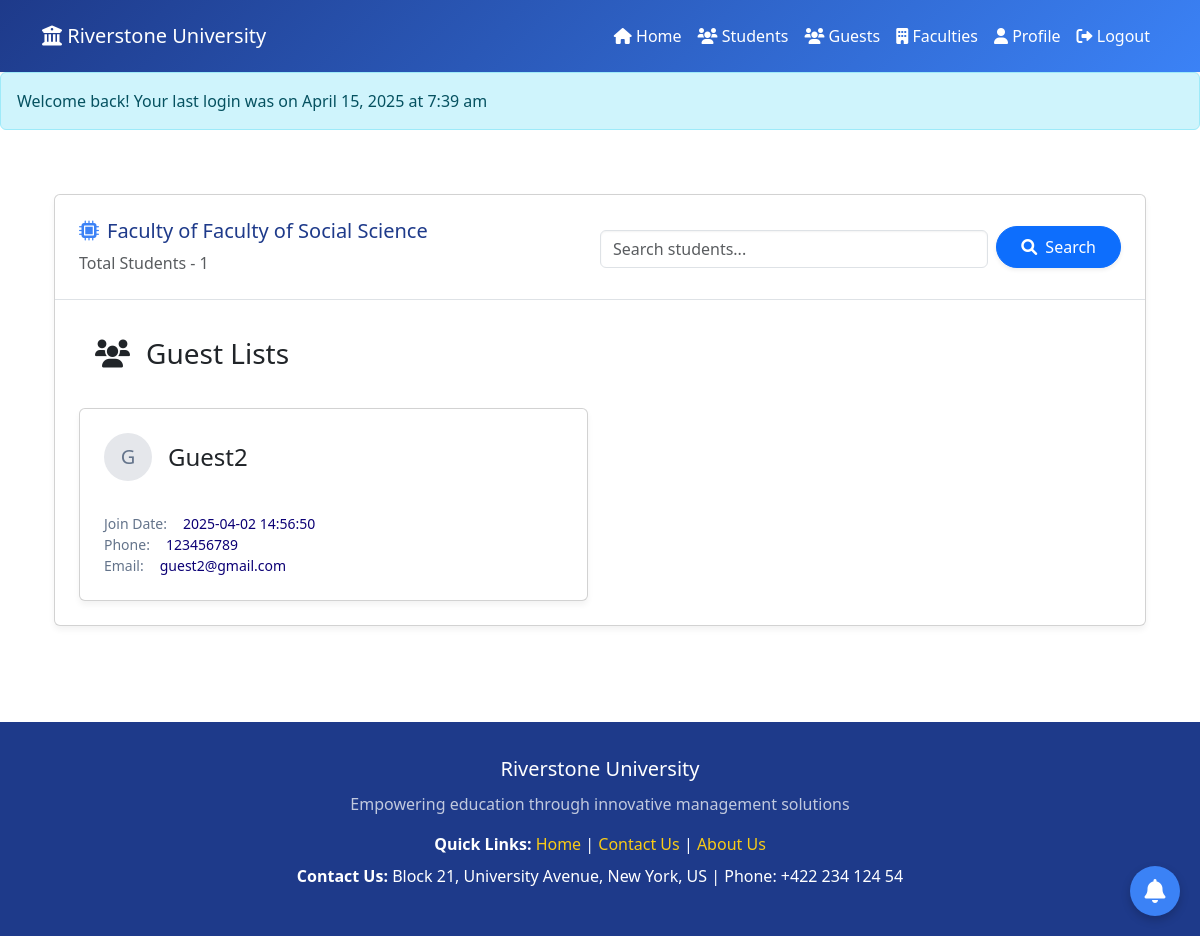
The app's page /src/Coordinator/design/Guest_Lists.php (signed in) with its own data.
### tables this page shows
CREATE TABLE `faculties` (
  `id` int(11) NOT NULL,
  `faculty_name` varchar(50) NOT NULL,
  `created_at` timestamp NOT NULL DEFAULT current_timestamp()
);

CREATE TABLE `users` (
  `id` int(11) NOT NULL,
  `name` varchar(50) NOT NULL,
  `email` varchar(50) NOT NULL,
  `address` varchar(50) DEFAULT NULL,
  `phone` varchar(50) DEFAULT NULL,
  `password` varchar(255) NOT NULL,
  `faculty_id` int(11) DEFAULT NULL,
  `created_at` timestamp NOT NULL DEFAULT current_timestamp(),
  `updated_at` timestamp NULL DEFAULT NULL,
  `last_login` timestamp NULL DEFAULT NULL
);

### _classes/Libs/Database/MySQL.php (called while the page is built, shortened)
<?php
class MySQL{
    private $dbhost;
    private $dbuser;
    private $dbpass;
    private $dbname;
    public function __construct(
        $dbhost="localhost",
        $dbuser="root",
        $dbpass="",
        $dbname="ewsd")
    {
        $this->dbhost=$dbhost;
        $this->dbuser=$dbuser;
        $this->dbpass=$dbpass;
        $this->dbname=$dbname;
    }
    public function connect(){
        try{
            $this->db=new PDO("mysql:dbhost=$this->dbhost;
            dbname=$this->dbname",
            $this->dbuser,
            $this->dbpass,
            [
                PDO::ATTR_ERRMODE => PDO::ERRMODE_EXCEPTION,
                PDO::ATTR_DEFAULT_FETCH_MODE => PDO::FETCH_OBJ,
            ]
            );
            return $this->db;
        }catch(PDOException $e){
            echo $e->getMessage();
            exit();
        }
    }
}

### _classes/Helpers/Auth.php (called while the page is built, shortened)
<?php
class Auth{
    static function check(){
        if(isset($_SESSION['user'])){
            return $_SESSION['user'];
        }
    }
}

### _classes/Libs/Database/ArticleTable.php (called while the page is built, shortened)
<?php
class ArticleTable
{
    private $db;
    public function __construct(MySQL $mysql)
    {
        $this->db = $mysql->connect();
    }
    public function getfacultyname($faculty_id)
    {
        try {
            $statement = $this->db->prepare(
                "SELECT faculty_name FROM faculties WHERE id = :faculty_id"
            );
            $statement->execute(['faculty_id' => $faculty_id]);
            return $statement->fetchColumn();
        } catch (PDOException $e) {
            echo "Error:" . $e->getMessage();
            exit();
        }
    }
}

### _classes/Libs/Database/UsersTable.php (called while the page is built, shortened)
<?php
class UsersTable
{
    private $db;
    public function __construct(MySQL $mysql)
    {
        $this->db = $mysql->connect();
    }
    public function getGuestRolesByFaculty($faculty_id)
    {
        try {
            $statement = $this->db->prepare("
                SELECT u. * , r.role_name
                FROM users u
                JOIN role_user ru ON u.id = ru.user_id
                JOIN roles r ON ru.role_id = r.id
                WHERE u.faculty_id = :faculty_id AND r.role_name = 'Guest'
            ");
            $statement->execute(['faculty_id' => $faculty_id]);
            return $statement->fetchAll(PDO::FETCH_ASSOC);
        } catch (PDOException $e) {
            echo "Error: " . $e->getMessage();
            exit();
        }
    }
}

### src/Coordinator/design/Guest_Lists.php (the view, shortened to what this page needs)
<?php
$auth = Auth::check();
$faculty_id = $auth->faculty_id;
$table = new UsersTable(new MySQL);
$articleTable = new ArticleTable(new MySQL);
$facultyname = $articleTable->getfacultyname($faculty_id);
$guests = $table->getGuestRolesByFaculty($faculty_id);
?>
<!DOCTYPE html>
<html lang="en">
<head>
    <link href="https://cdn.jsdelivr.net/npm/bootstrap@5.3.0/dist/css/bootstrap.min.css" rel="stylesheet">
    <link rel="stylesheet" href="https://cdnjs.cloudflare.com/ajax/libs/font-awesome/6.0.0/css/all.min.css">
</head>
<body>
    <?php include "headermc.php"; ?>
    <main class="container mx-auto px-4 py-5">
        <div class="card">
            <div class="p-4 border-bottom border-gray-200 d-flex justify-content-between align-items-center flex-wrap">
                <div>
                    <h2 class="faculty-header d-flex align-items-center">
                        <i class="fa-solid fa-microchip faculty-icon"></i>
                        Faculty of <?= $facultyname ?>
                    </h2>
                    <div class="mt-2 text-sm text-muted">
                        <span>Total Students - <?php echo count($guests); ?></span>
                    </div>
                </div>
                <div class="mt-3 mt-md-0 col-md-6 d-flex align-items-end">
                    <input type="text" id="search" class="form-control search-input me-2" placeholder="Search students...">
                    <button class="btn btn-primary px-4 py-2 rounded-pill shadow-sm d-flex align-items-center">
                        <i class="fas fa-search me-2"></i> Search
                    </button>
                </div>
            </div>
            <div class="p-4">
                <h3 class="text-lg font-medium text-gray-900 mb-4"><i class="fa-solid fa-users p-3"></i>Guest Lists</h3>
                <div class="row row-cols-1 row-cols-sm-2 row-cols-lg-2 g-4">
                    <?php foreach ($guests as $guest) : ?>
                    <div class="col">
                        <div class="card p-4">
                            <div class="d-flex align-items-center mb-3">
                                <div class="student-icon me-3">
                                    <?php echo substr($guest['name'], 0, 1); ?>
                                </div>
                                <h4 class="text-lg font-medium text-gray-900 mb-0"><?php echo $guest['name']; ?></h4>
                            </div>
                            <div class="mt-3 space-y-3">
                                <div class="detail-row">
                                    <span class="detail-label">Join Date:</span>
                                    <span class="detail-value"><?php echo $guest['created_at']; ?></span>
                                </div>
                                <div class="detail-row">
                                    <span class="detail-label">Phone:</span>
                                    <span class="detail-value"><?php echo $guest['phone']; ?></span>
                                </div>
                                <div class="detail-row">
                                    <span class="detail-label">Email:</span>
                                    <span class="detail-value"><?php echo $guest['email']; ?></span>
                                </div>
                            </div>
                        </div>
                    </div>
                    <?php endforeach ?>
                </div>
            </div>
        </div>
    </main>
    <button class="btn-notification" data-bs-toggle="modal" data-bs-target="#notificationModal">
        <i class="fas fa-bell"></i>
    </button>
    <?php include "notifications.php"; ?>
    <?php include "footer.php"; ?>
</body>
</html>

### src/Coordinator/design/Guest_Lists.php (style rules this page uses)
:root { --primary-dark: #1e3a8a; --primary-light: #3b82f6; --accent: #facc15; --light-bg: #f8fafc; --card-bg: #ffffff; --text-muted: #64748b; --contributors-color: rgb(12, 0, 117); }
body { background-color: var(--light-bg); font-family: 'Segoe UI', Tahoma, Geneva, Verdana, sans-serif; }
.container { max-width: 1200px; }
.faculty-header { color: var(--primary-dark); font-size: 1.25rem; font-weight: 500; }
.card { background: var(--card-bg); border: 1px solid #e5e7eb; border-radius: 12px; box-shadow: 0 4px 6px rgba(0, 0, 0, 0.05); transition: transform 0.3s ease, box-shadow 0.3s ease; }
.search-input { border: 1px solid #ced4da; border-radius: 0.375rem; box-shadow: inset 0 1px 2px rgba(0, 0, 0, 0.05); transition: border-color 0.3s ease, box-shadow 0.3s ease; }
.detail-label { color: var(--text-muted); font-size: 0.875rem; }
.detail-value { color: var(--contributors-color); font-size: 0.875rem; font-weight: 500; margin-left: 0.5rem; }
.faculty-icon { color: var(--primary-light); margin-right: 0.5rem; }
.detail-row { display: flex; align-items: center; gap: 0.5rem; }
.student-icon { width: 3rem; height: 3rem; background-color: #e5e7eb; border-radius: 50%; display: flex; align-items: center; justify-content: center; font-size: 1.25rem; color: var(--text-muted); }
.btn-notification { position: fixed; bottom: 20px; right: 20px; background-color: var(--primary-light); border: none; border-radius: 50%; width: 50px; height: 50px; font-size: 1.5rem; color: white; display: flex; align-items: center; justify-content: center; box-shadow: 0 4px 10px rgba(0, 0, 0, 0.2); transition: all 0.3s ease; z-index: 1000; }

### src/Coordinator/design/headermc.php (style rules this page uses)
:root { --primary-dark: #1e3a8a; --primary-light: #3b82f6; --accent: #facc15; --light-bg: #f8fafc; }

### src/Coordinator/design/footer.php (style rules this page uses)
:root { --primary-dark: #1e3a8a; --primary-light: #3b82f6; --secondary: #64748b; --accent: #facc15; --light-bg: #f8fafc; --card-bg: #ffffff; }

### records on screen
faculties: faculty_name "Faculty of Social Science"
users: name "G", name "Guest2", created_at "2025-04-02 14:56:50", phone "123456789", email "guest2@gmail.com"

### other values on screen
$_SESSION['login_message'] "Welcome back! Your last login was on April 15, 2025 at 7:39 am"
count($guests) "1"
